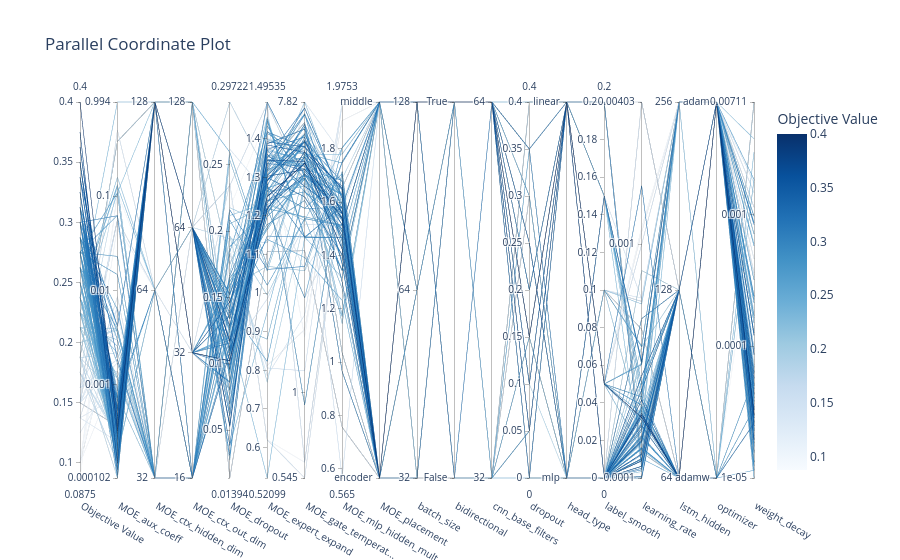

Notebook code cell kept with this figure:
### Code cell
# 3. Parallel Coordinate Plot (Visualizes high-dimensional relationships)
fig_parallel = plot_parallel_coordinate(study)
fig_parallel.show()

### Figure 1 — Plotly figure (JSON) as saved in the notebook; plotly's stock layout.template omitted (floating-point values rounded to 4 significant figures; data arrays with more than 128 entries replaced by an {"elided": "..."} marker saying what was removed)
{"data": [{"dimensions": [{"label": "Objective Value", "range": [0.0875, 0.4], "values": {"elided": "200 float values"}}, {"label": "MOE_aux_coeff", "range": [-3.991, -0.00255], "ticktext": ["0.000102", "0.001", "0.01", "0.1", "0.994"], "tickvals": [-3.991, -3, -2, -1, -0.00255], "values": {"elided": "200 float values"}}, {"label": "MOE_ctx_hidden_dim", "range": [0, 2], "ticktext": ["32", "64", "128"], "tickvals": [0, 1, 2], "values": {"elided": "200 int values"}}, {"label": "MOE_ctx_out_dim", "range": [0, 3], "ticktext": ["16", "32", "64", "128"], "tickvals": [0, 1, 2, 3], "values": {"elided": "200 int values"}}, {"label": "MOE_dropout", "range": [0.01394, 0.2972], "values": {"elided": "200 float values"}}, {"label": "MOE_expert_expand", "range": [0.521, 1.495], "values": {"elided": "200 float values"}}, {"label": "MOE_gate_temperat...", "range": [-0.2636, 0.8932], "ticktext": ["0.545", "1", "7.82"], "tickvals": [-0.2636, 0, 0.8932], "values": {"elided": "200 float values"}}, {"label": "MOE_mlp_hidden_mult", "range": [0.565, 1.975], "values": {"elided": "200 float values"}}, {"label": "MOE_placement", "range": [0, 1], "ticktext": ["encoder", "middle"], "tickvals": [0, 1], "values": {"elided": "200 int values"}}, {"label": "batch_size", "range": [0, 2], "ticktext": ["32", "64", "128"], "tickvals": [0, 1, 2], "values": {"elided": "200 int values"}}, {"label": "bidirectional", "range": [0, 1], "ticktext": ["False", "True"], "tickvals": [0, 1], "values": {"elided": "200 int values"}}, {"label": "cnn_base_filters", "range": [0, 1], "ticktext": ["32", "64"], "tickvals": [0, 1], "values": {"elided": "200 int values"}}, {"label": "dropout", "range": [0, 0.4], "values": {"elided": "200 float values"}}, {"label": "head_type", "range": [0, 1], "ticktext": ["mlp", "linear"], "tickvals": [0, 1], "values": {"elided": "200 int values"}}, {"label": "label_smooth", "range": [0, 0.2], "values": {"elided": "200 float values"}}, {"label": "learning_rate", "range": [-3.998, -2.394], "ticktext": ["0.0001", "0.001", "0.00403"], "tickvals": [-3.998, -3, -2.394], "values": {"elided": "200 float values"}}, {"label": "lstm_hidden", "range": [0, 2], "ticktext": ["64", "128", "256"], "tickvals": [0, 1, 2], "values": {"elided": "200 int values"}}, {"label": "optimizer", "range": [0, 1], "ticktext": ["adamw", "adam"], "tickvals": [0, 1], "values": {"elided": "200 int values"}}, {"label": "weight_decay", "range": [-5.0, -2.148], "ticktext": ["1e-05", "0.0001", "0.001", "0.00711"], "tickvals": [-5.0, -4, -3, -2.148], "values": {"elided": "200 float values"}}], "labelangle": 30, "labelside": "bottom", "line": {"color": {"elided": "200 float values"}, "colorbar": {"title": {"text": "Objective Value"}}, "colorscale": [[0, "rgb(247,251,255)"], [0.125, "rgb(222,235,247)"], [0.25, "rgb(198,219,239)"], [0.375, "rgb(158,202,225)"], [0.5, "rgb(107,174,214)"], [0.625, "rgb(66,146,198)"], [0.75, "rgb(33,113,181)"], [0.875, "rgb(8,81,156)"], [1, "rgb(8,48,107)"]], "reversescale": false, "showscale": true}, "type": "parcoords"}], "layout": {"title": {"text": "Parallel Coordinate Plot"}}}
